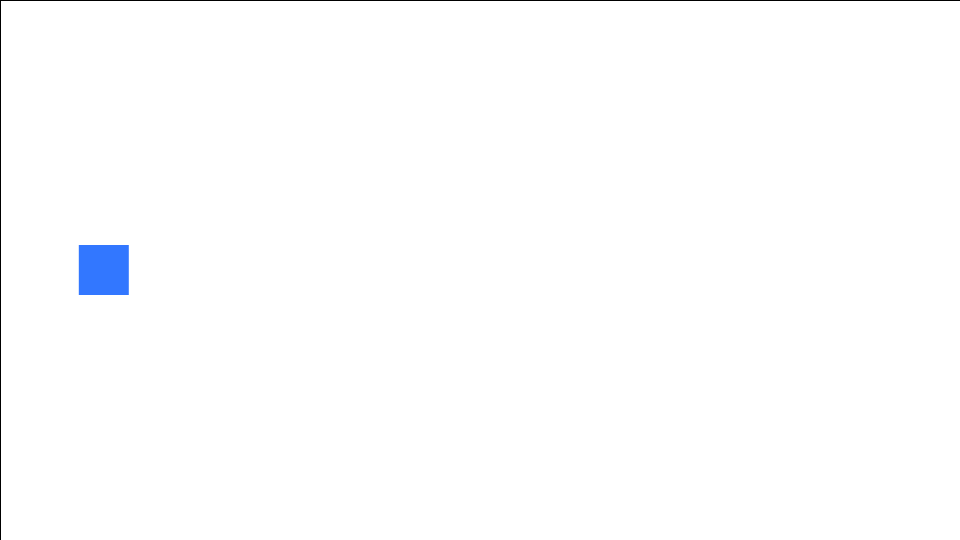
Frame 1 (no input)
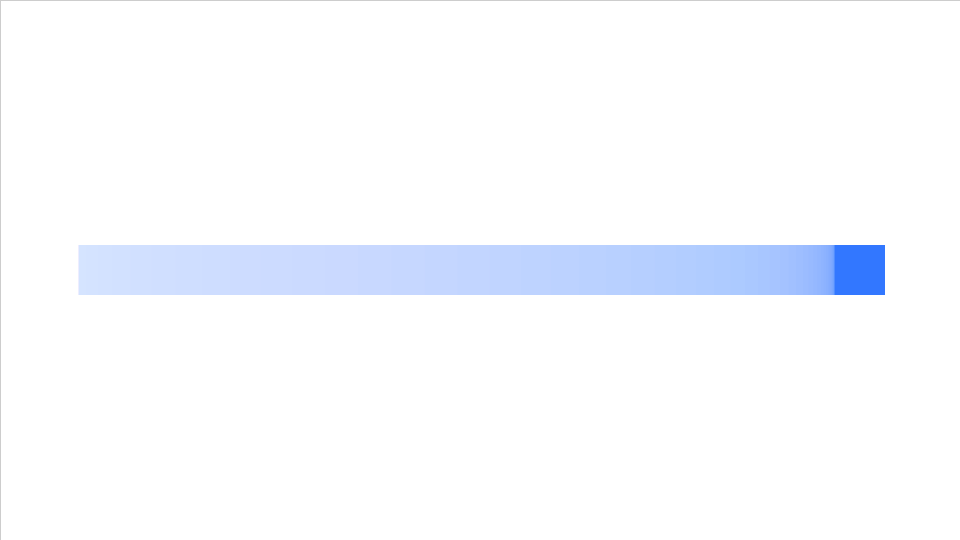
Frame 60 (the mouse pressed at the canvas centre just before this capture)
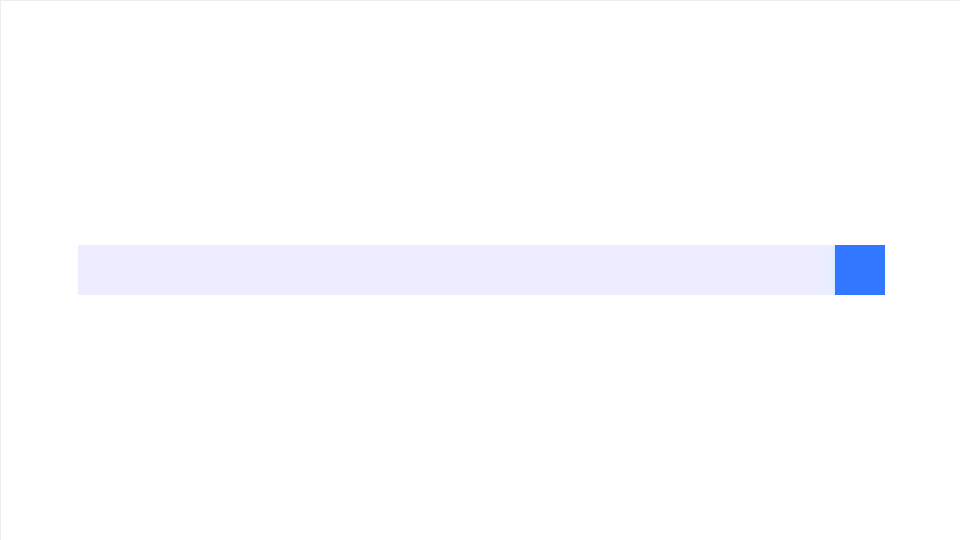
Frame 120 (the mouse held since frame 60 and released just before this capture)

The Processing sketch that drew these frames (run headless with seeded random() and noise(); from frame 60 on, the mouse is pressed at the canvas centre):

// Processing sketch: sketch_xxx_easing2
// ── sketch_xxx_easing2.pde
// 変数
float x,y; // こんな風に宣言も出来る
float sx,ex,tx;

// setup関数 : 初回1度だけ実行される
void setup(){
  size(960,540); // ウィンドウサイズを960px,540pxに
  colorMode(HSB,360,100,100,100); // HSBでの色指定にする
  smooth(); // 描画を滑らかに
  rectMode(CENTER);

  sx = 100;
  ex = width-sx;

  x = sx;
  y = height/2;
  tx = ex;
  background(0,0,100);
}

// draw関数 : setup関数実行後繰り返し実行される
void draw(){
  fill(0,0,100,3); // 背景を白に
  rect(width/2,height/2,width,height);

  fill(220,80,100); // 塗りつぶしを青に
  noStroke(); // 線の描画をナシに
  float t = (frameCount%200)/200f; // tを0.0-1.0の間で繰り返し増加
  if(t == 0){ // tが0になったとき
    float temp;
    if(x == 100){
      x = sx;
      tx = ex;
    }else{
      x = ex;
      tx = sx;
    }
  }
  // イージングの関数lerp : 始点の値xと終点の値txの間で、割合t(0.0-1.0)で位置を決める
  x = lerp(x,tx,t);
  rect(x,y,50,50);

}

// mouseMoved関数 : マウスがクリックされたときに実行される
void mouseMoved(){

}

// mousePressed関数 : マウスがクリックされたときに実行される
void mousePressed(){

}

// mouseReleased関数 : クリックが解放されたときに実行される
void mouseReleased(){

}

// mouseDraged関数 : マウスがドラッグされたときに実行される
void mouseDragged(){

}
